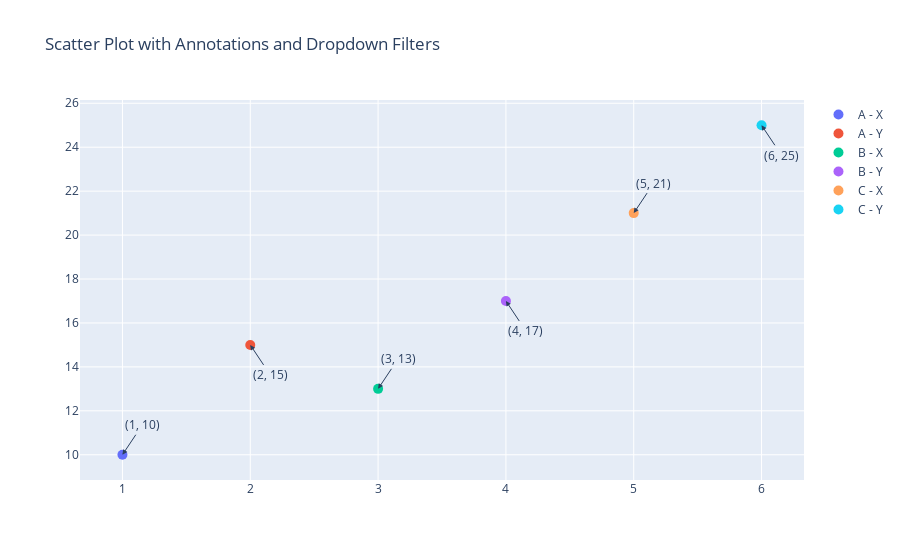

Source (notebook cell):
### Code cell
import plotly.graph_objects as go
import pandas as pd

# Sample data
data = {
    "Category": ["A", "A", "B", "B", "C", "C"],
    "Subcategory": ["X", "Y", "X", "Y", "X", "Y"],
    "X": [1, 2, 3, 4, 5, 6],
    "Y": [10, 15, 13, 17, 21, 25],
    "total_value": [100, 150, 130, 170, 210, 250],
    "item_id": [1, 2, 3, 4, 5, 6],
}
df = pd.DataFrame(data)

# Create figure
fig = go.Figure()

# Add scatter plots without lines
for category in df["Category"].unique():
    for subcategory in df["Subcategory"].unique():
        filtered_df = df[(df["Category"] == category) & (df["Subcategory"] == subcategory)]
        fig.add_trace(
            go.Scatter(
                x=filtered_df["X"],
                y=filtered_df["Y"],
                mode="markers",  # Ensures only dots, no lines
                name=f"{category} - {subcategory}",
                visible=True,
                marker=dict(size=10),  # Adjust marker size for better visibility
            )
        )

# Spread out annotations
annotations = []
y_offset = 1.15  # Start above the title

for i, row in df.iterrows():
    annotations.append(
        dict(
            x=row["X"],
            y=row["Y"],
            text=f"({row['X']}, {row['Y']})",  # Custom annotation text
            showarrow=True,
            arrowhead=2,
            ax=20,  # Offset for readability
            ay=-30 if i % 2 == 0 else 30,  # Alternating annotation positions
        )
    )

# Update layout
fig.update_layout(
    title="Scatter Plot with Annotations and Dropdown Filters",
    annotations=annotations,
)

fig.show()

### Figure 1 — Plotly figure (JSON) as saved in the notebook; plotly's stock layout.template omitted (floating-point values rounded to 4 significant figures)
{"data": [{"marker": {"size": 10}, "mode": "markers", "name": "A - X", "type": "scatter", "visible": true, "x": [1], "y": [10]}, {"marker": {"size": 10}, "mode": "markers", "name": "A - Y", "type": "scatter", "visible": true, "x": [2], "y": [15]}, {"marker": {"size": 10}, "mode": "markers", "name": "B - X", "type": "scatter", "visible": true, "x": [3], "y": [13]}, {"marker": {"size": 10}, "mode": "markers", "name": "B - Y", "type": "scatter", "visible": true, "x": [4], "y": [17]}, {"marker": {"size": 10}, "mode": "markers", "name": "C - X", "type": "scatter", "visible": true, "x": [5], "y": [21]}, {"marker": {"size": 10}, "mode": "markers", "name": "C - Y", "type": "scatter", "visible": true, "x": [6], "y": [25]}], "layout": {"annotations": [{"arrowhead": 2, "ax": 20, "ay": -30, "showarrow": true, "text": "(1, 10)", "x": 1, "y": 10}, {"arrowhead": 2, "ax": 20, "ay": 30, "showarrow": true, "text": "(2, 15)", "x": 2, "y": 15}, {"arrowhead": 2, "ax": 20, "ay": -30, "showarrow": true, "text": "(3, 13)", "x": 3, "y": 13}, {"arrowhead": 2, "ax": 20, "ay": 30, "showarrow": true, "text": "(4, 17)", "x": 4, "y": 17}, {"arrowhead": 2, "ax": 20, "ay": -30, "showarrow": true, "text": "(5, 21)", "x": 5, "y": 21}, {"arrowhead": 2, "ax": 20, "ay": 30, "showarrow": true, "text": "(6, 25)", "x": 6, "y": 25}], "title": {"text": "Scatter Plot with Annotations and Dropdown Filters"}}}
